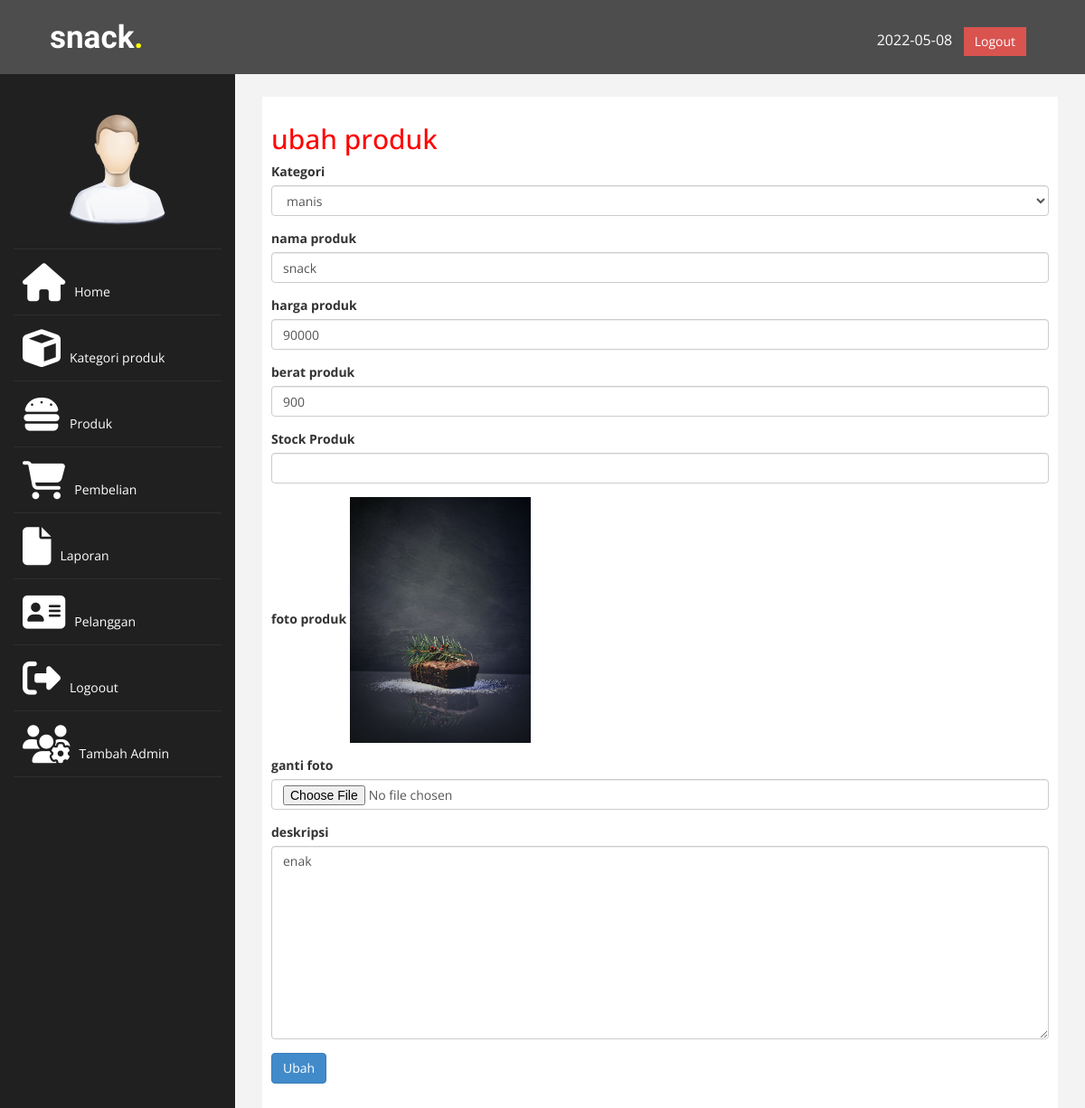
Page /TA/admin/index.php?halaman=ubahproduk&id=30 (signed in) on the committed database.
### tables this page shows
CREATE TABLE `produk` (
  `id_produk` int(11) NOT NULL,
  `nama_produk` varchar(100) NOT NULL,
  `harga_produk` int(50) NOT NULL,
  `berat_produk` int(60) NOT NULL,
  `foto_produk` varchar(100) NOT NULL,
  `deskripsi_produk` varchar(100) NOT NULL,
  `stock_produk` int(100) NOT NULL,
  `id_kategori` int(100) NOT NULL
);

CREATE TABLE `kategori` (
  `id_kategori` int(100) NOT NULL,
  `nama_kategori` varchar(200) NOT NULL
);

### TA/admin/ubahproduk.php (the view, shortened to what this page needs)
<h2>ubah produk </h2>
<?php
$ambil = $koneksi->query("SELECT * FROM produk WHERE id_produk='$_GET[id]' ");
$pecah = $ambil->fetch_assoc();
?>
<?php
$datakategori= array();
$ambil=$koneksi->query("SELECT * FROM kategori");
 while($tiap = $ambil->fetch_assoc()){
 	$datakategori[]=$tiap;
 }
 ?>
<form method="post" enctype="multipart/form-data">
	<div class="form-group">
	 	<label>Kategori</label>
	 	<select class="form-control" name="kategori">
	 	<?php foreach ($datakategori as $key => $value): ?>
	 		<option value="<?php echo $value['id_kategori'] ?>" <?php if ($pecah["id_kategori"]==$value["id_kategori"]) {echo "selected";}?>
	 			><?php echo  $value["nama_kategori"]; ?>
	 		</option>
	 	<?php endforeach ?>
	 	</select>
	 </div>
	<div class="form-group">
		<label>nama produk</label>
		<input type="text" name="nama" class="form-control" value="<?php echo $pecah['nama_produk'];?>">
	</div>
	<div class="form-group">
		<label>harga produk</label>
		<input type="text" name="harga" class="form-control" value="<?php echo $pecah['harga_produk'];?>">
	</div>
	<div class="form-group">
		<label>berat produk</label>
		<input type="number" name="berat" class="form-control" value="<?php echo $pecah['berat_produk'];?>">
	</div>
	<div class="form-group">
		<label>Stock Produk</label>
		<input type="number" name="stock" class="form-control" value=" <?php echo $pecah['stock_produk']; ?> ">
	</div>
	<div class="form-group">
		<label>foto produk</label>
		<img src="../foto_produk/<?php echo $pecah['foto_produk']?>" width="200">
	</div>
	<div class="form-group">
		<label>ganti foto</label>
		<input type="file" name="foto" class="form-control">
	</div>
	<div class="form-group">
		<label>deskripsi</label>
		<textarea name="deskripsi" class="form-control" rows="10"><?php echo $pecah['deskripsi_produk']?></textarea>
	</div>
	<button class="btn btn-primary" name="ubah">Ubah </button>
</form>

### TA/admin/assets/css/custom.css (style rules this page uses)
body { font-family: 'Open Sans', sans-serif; }
h2 { color: #f00; }

### rows in the picture
produk: kategori "manis", nama "snack", harga "90000", berat "900", foto_produk (picture), deskripsi "enak"
